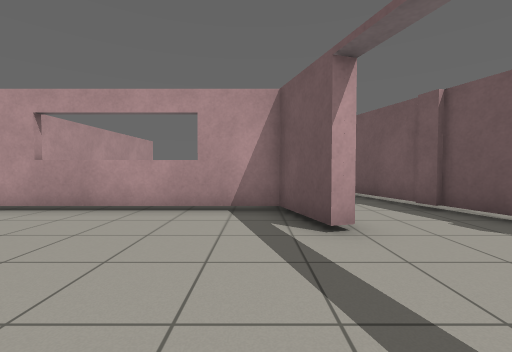
View 1 (above)

21 first-person views from a walk through a robot-simulator world made for Gazebo. The camera is 0.94 m above the floor, tilts 2° down and sees 90° across. The floor is counted in squares, 1 m on a side. Each view is taken from the middle of a square. On the plan, view 1 faces up. The plan holds only what a view shows up to about 10 squares ahead; the rest is blank.

View 2
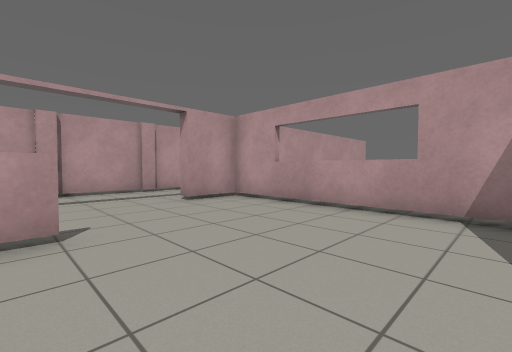

View 3
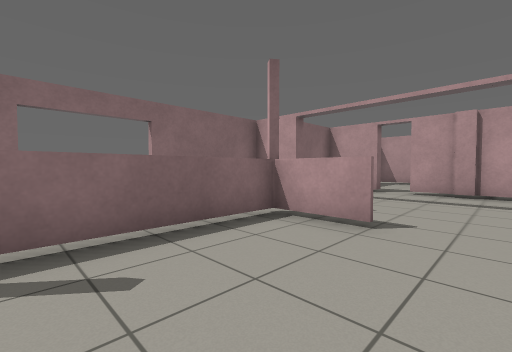

View 4
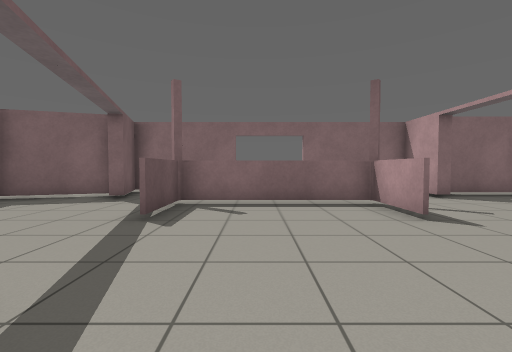

View 5
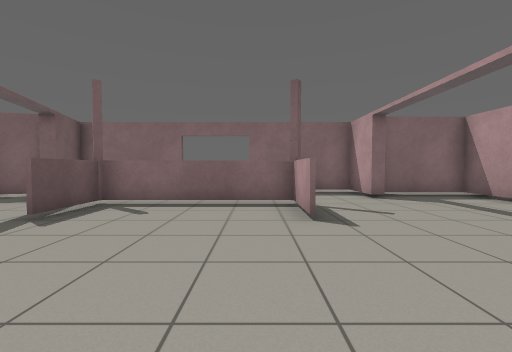

View 6
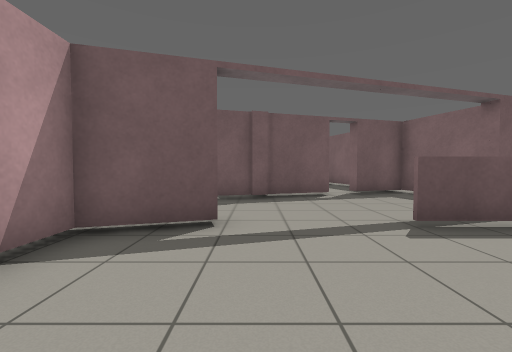

View 7
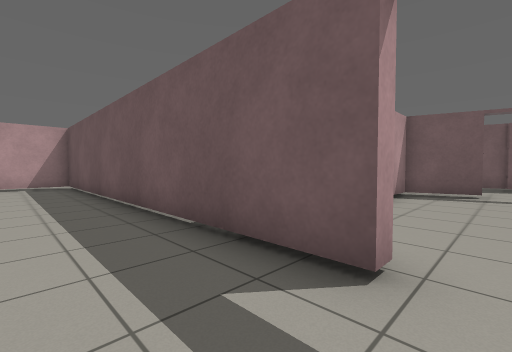

View 8
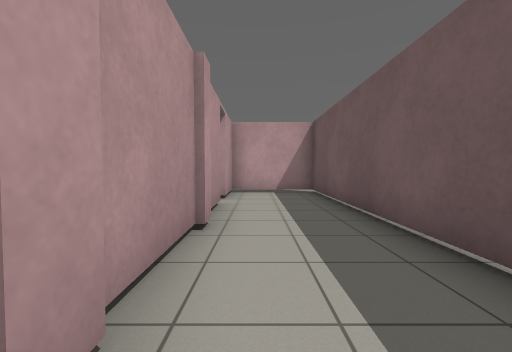

View 9
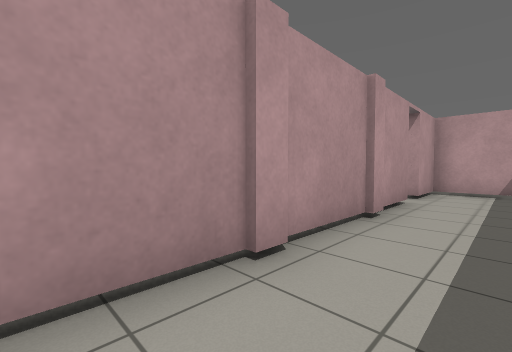

View 10
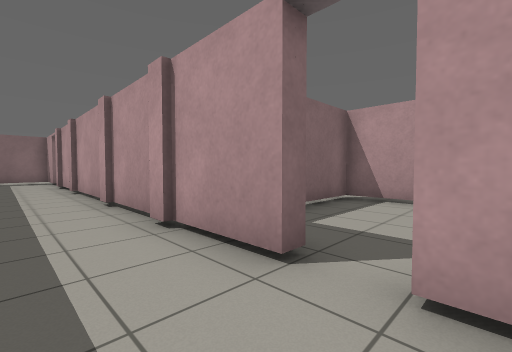

View 11
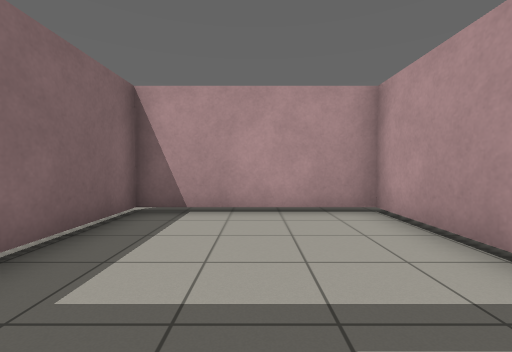

View 12
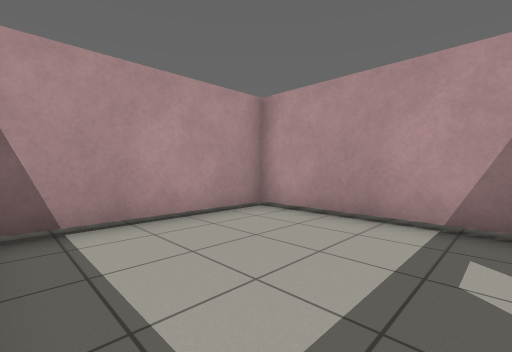

View 13
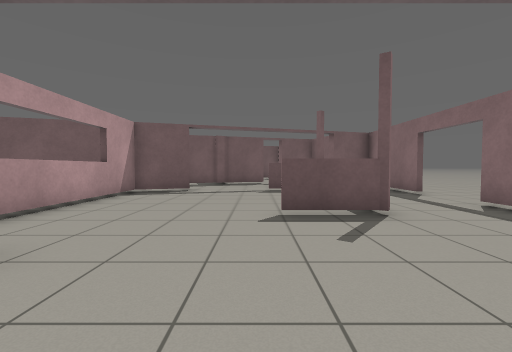

View 14
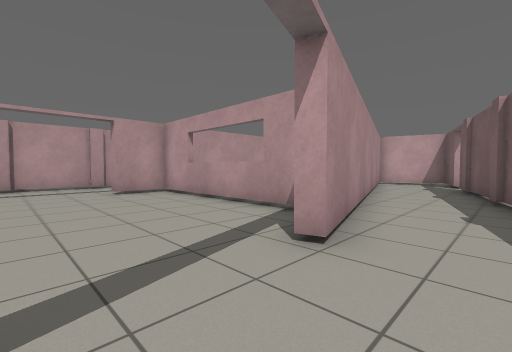

View 15
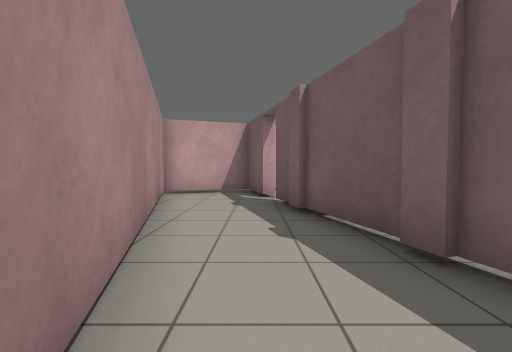

View 16
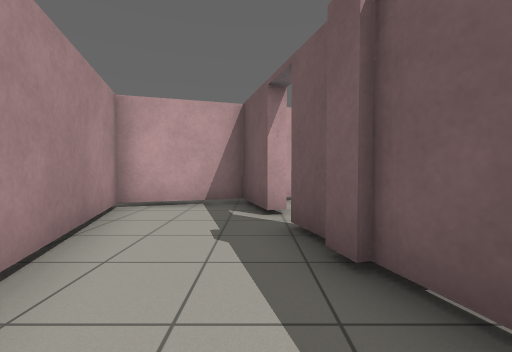

View 17
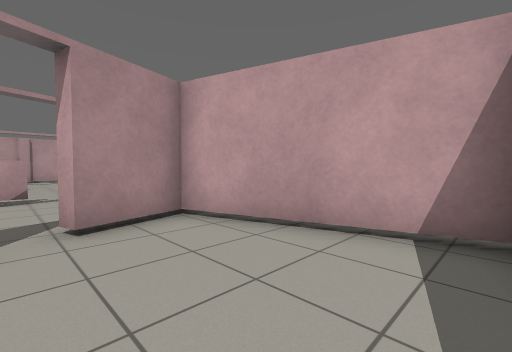

View 18
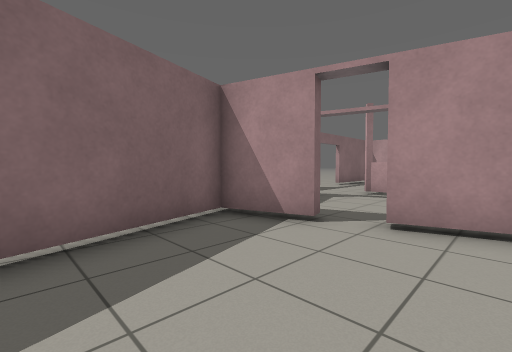

View 19
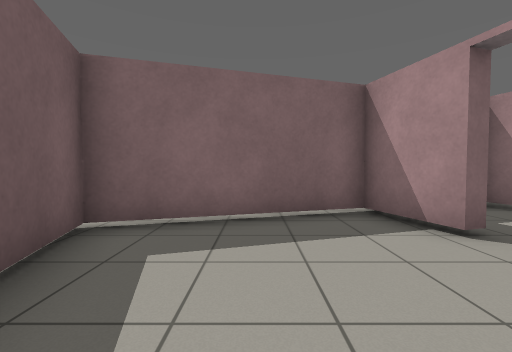

View 20
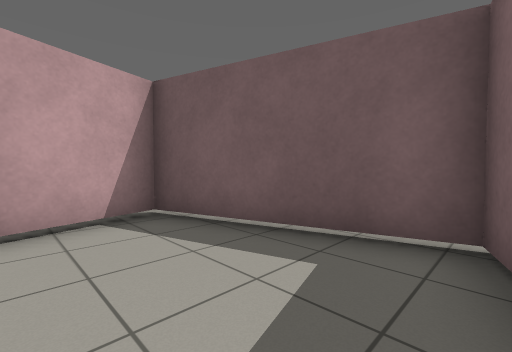

View 21
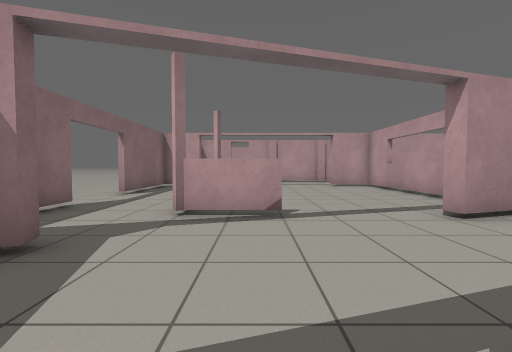

### Floor plan
Key: @ floor where view 1 was taken; # wall or solid block; x gap in a wall; . floor; = window, fence, low wall or low ledge; T thing the floor can be seen under or through.
Columns run from 16 left of view 1 to 12 right of it. Each row starts with its distance up from view 1.
 18        ..
 17 .#########    .####
 16 .T....#..#    ##.#.
 15 .T....#..#    #..##
 14 .T.......#    #...x
 13 .T....#..#    ##..#
 12 .T....#..#     #..#
 11 .###  #..#     #..##
 10       #..#     ##..#
  9       #..#      #..#
  8       #..#      #..##
  7       #..#      #...#
  6       #..###===###..#.
  5       #..#.......#..##
  4       #..#.......#...# .###.
  3       #..............####.##
  2       #..............##....#
  1      .#...............#....#.
  0      .#.....=...@=.........#.
 -1      .......#====#....#..###.
 -2       #...............####..
 -3       #..#.........####.
 -4       ####.........##.
 -5       ...#####..####
 -6             ......

Positions as (right, up) in squares from view 1, and headings:
1: (0, 0), facing up
2: (0, 0), facing up-left
3: (0, 2), facing down-left
4: (-1, 5), facing down
5: (-3, 5), facing down
6: (-3, 3), facing right
7: (-9, 3), facing up-right
8: (-9, 7), facing up
9: (-8, 6), facing up-left
10: (-8, 15), facing down-left
11: (-10, 14), facing left
12: (-11, 12), facing up-left
13: (-9, 1), facing right
14: (3, 1), facing up-left
15: (1, 7), facing up
16: (1, 10), facing up
17: (10, 0), facing up-left
18: (10, 2), facing down-left
19: (9, 3), facing down
20: (8, -1), facing up-right
21: (6, 0), facing left
